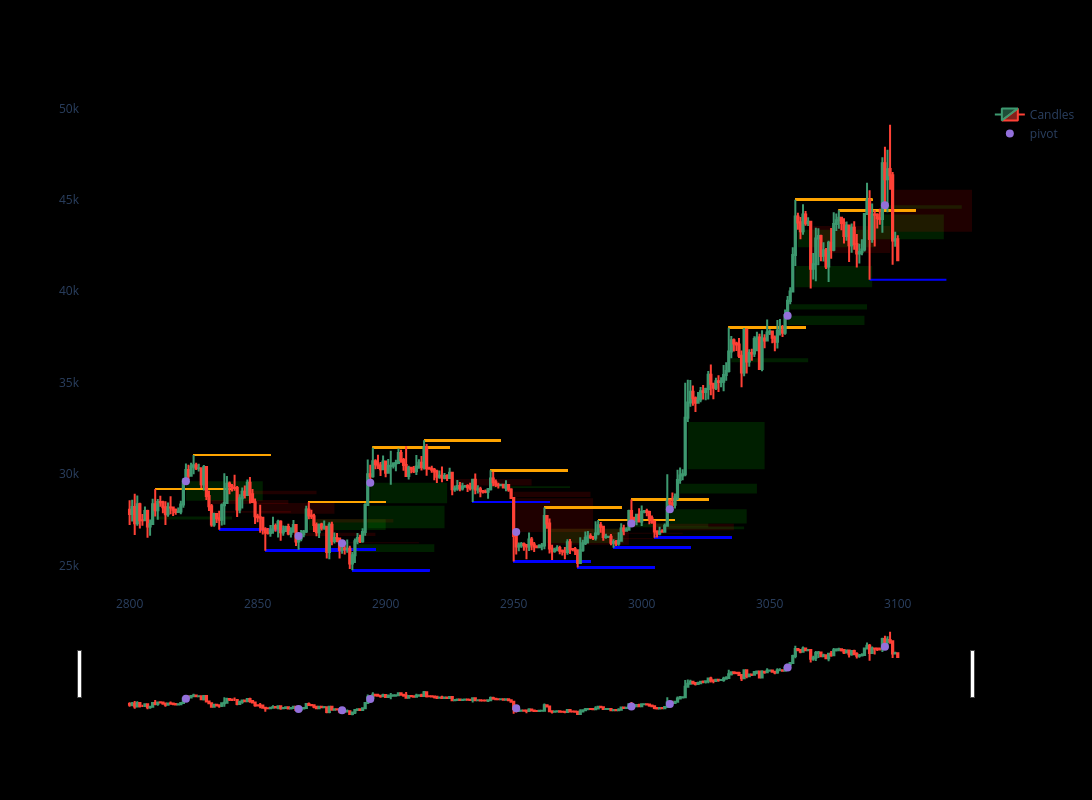

Notebook code cell kept with this figure:
### Markdown cell above
# Plot the Point position of the signal

### Code cell
def pointpos(x):
    if x['break_signal']==2:
        return x['Low']-1e-4
    elif x['break_signal']==1:
        return x['High']+1e-4
    else:
        return np.nan

btc['pointpos'] = btc.apply(lambda row: pointpos(row), axis=1)


strt = 2800
end = 3100
fig = plot_fvg_and_key_levels(btc, start_idx=strt, end_idx=end, extension=30)
fig.add_scatter(x=btc.index[strt:end], y=btc['pointpos'][strt:end], mode="markers",
                marker=dict(size=8, color="MediumPurple"),
                name="pivot")
fig.show()
